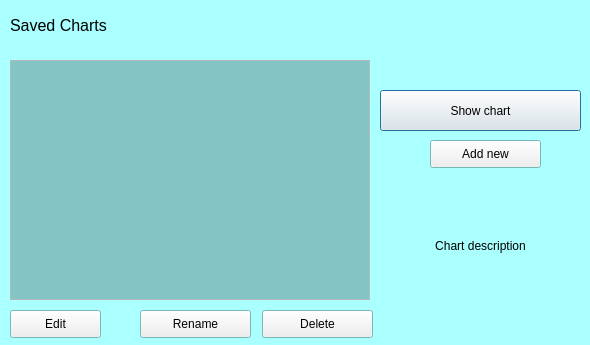
<?xml version="1.0" encoding="UTF-8"?>
<ui version="4.0">
 <class>Dialog</class>
 <widget class="QDialog" name="Dialog">
  <property name="geometry">
   <rect>
    <x>0</x>
    <y>0</y>
    <width>590</width>
    <height>345</height>
   </rect>
  </property>
  <property name="palette">
   <palette>
    <active>
     <colorrole role="Base">
      <brush brushstyle="SolidPattern">
       <color alpha="255">
        <red>255</red>
        <green>255</green>
        <blue>255</blue>
       </color>
      </brush>
     </colorrole>
     <colorrole role="Window">
      <brush brushstyle="SolidPattern">
       <color alpha="255">
        <red>170</red>
        <green>255</green>
        <blue>255</blue>
       </color>
      </brush>
     </colorrole>
    </active>
    <inactive>
     <colorrole role="Base">
      <brush brushstyle="SolidPattern">
       <color alpha="255">
        <red>255</red>
        <green>255</green>
        <blue>255</blue>
       </color>
      </brush>
     </colorrole>
     <colorrole role="Window">
      <brush brushstyle="SolidPattern">
       <color alpha="255">
        <red>170</red>
        <green>255</green>
        <blue>255</blue>
       </color>
      </brush>
     </colorrole>
    </inactive>
    <disabled>
     <colorrole role="Base">
      <brush brushstyle="SolidPattern">
       <color alpha="255">
        <red>170</red>
        <green>255</green>
        <blue>255</blue>
       </color>
      </brush>
     </colorrole>
     <colorrole role="Window">
      <brush brushstyle="SolidPattern">
       <color alpha="255">
        <red>170</red>
        <green>255</green>
        <blue>255</blue>
       </color>
      </brush>
     </colorrole>
    </disabled>
   </palette>
  </property>
  <property name="windowTitle">
   <string>Dialog</string>
  </property>
  <property name="windowIcon">
   <iconset>
    <normaloff>data/assets/graph.png</normaloff>data/assets/graph.png</iconset>
  </property>
  <widget class="QLabel" name="lbl_saved_charts">
   <property name="geometry">
    <rect>
     <x>10</x>
     <y>10</y>
     <width>351</width>
     <height>31</height>
    </rect>
   </property>
   <property name="font">
    <font>
     <pointsize>12</pointsize>
    </font>
   </property>
   <property name="text">
    <string>Saved Charts</string>
   </property>
  </widget>
  <widget class="QPushButton" name="btn_show">
   <property name="geometry">
    <rect>
     <x>380</x>
     <y>90</y>
     <width>201</width>
     <height>41</height>
    </rect>
   </property>
   <property name="text">
    <string>Show chart</string>
   </property>
   <property name="icon">
    <iconset>
     <normaloff>data/assets/graph.png</normaloff>data/assets/graph.png</iconset>
   </property>
   <property name="iconSize">
    <size>
     <width>30</width>
     <height>30</height>
    </size>
   </property>
   <property name="autoDefault">
    <bool>false</bool>
   </property>
   <property name="default">
    <bool>true</bool>
   </property>
  </widget>
  <widget class="QPushButton" name="btn_delete">
   <property name="geometry">
    <rect>
     <x>262</x>
     <y>310</y>
     <width>111</width>
     <height>28</height>
    </rect>
   </property>
   <property name="text">
    <string>Delete</string>
   </property>
   <property name="icon">
    <iconset>
     <normaloff>data/assets/close.png</normaloff>data/assets/close.png</iconset>
   </property>
   <property name="autoDefault">
    <bool>false</bool>
   </property>
  </widget>
  <widget class="QPushButton" name="btn_rename">
   <property name="geometry">
    <rect>
     <x>140</x>
     <y>310</y>
     <width>111</width>
     <height>28</height>
    </rect>
   </property>
   <property name="text">
    <string>Rename</string>
   </property>
   <property name="icon">
    <iconset>
     <normaloff>data/assets/rename.png</normaloff>data/assets/rename.png</iconset>
   </property>
   <property name="autoDefault">
    <bool>false</bool>
   </property>
  </widget>
  <widget class="QPushButton" name="btn_add">
   <property name="geometry">
    <rect>
     <x>430</x>
     <y>140</y>
     <width>111</width>
     <height>28</height>
    </rect>
   </property>
   <property name="text">
    <string>Add new</string>
   </property>
   <property name="icon">
    <iconset>
     <normaloff>data/assets/chart_setting.png</normaloff>data/assets/chart_setting.png</iconset>
   </property>
   <property name="autoDefault">
    <bool>false</bool>
   </property>
  </widget>
  <widget class="QLabel" name="lbl_description">
   <property name="geometry">
    <rect>
     <x>380</x>
     <y>190</y>
     <width>201</width>
     <height>111</height>
    </rect>
   </property>
   <property name="text">
    <string>Chart description</string>
   </property>
   <property name="alignment">
    <set>Qt::AlignCenter</set>
   </property>
   <property name="wordWrap">
    <bool>true</bool>
   </property>
  </widget>
  <widget class="QPushButton" name="btn_edit">
   <property name="geometry">
    <rect>
     <x>10</x>
     <y>310</y>
     <width>91</width>
     <height>28</height>
    </rect>
   </property>
   <property name="text">
    <string>Edit</string>
   </property>
   <property name="icon">
    <iconset>
     <normaloff>data/assets/chart_setting.png</normaloff>data/assets/chart_setting.png</iconset>
   </property>
   <property name="autoDefault">
    <bool>false</bool>
   </property>
  </widget>
  <widget class="QListWidget" name="lst_charts">
   <property name="geometry">
    <rect>
     <x>10</x>
     <y>60</y>
     <width>360</width>
     <height>240</height>
    </rect>
   </property>
   <property name="palette">
    <palette>
     <active>
      <colorrole role="Base">
       <brush brushstyle="SolidPattern">
        <color alpha="255">
         <red>131</red>
         <green>197</green>
         <blue>197</blue>
        </color>
       </brush>
      </colorrole>
      <colorrole role="Highlight">
       <brush brushstyle="SolidPattern">
        <color alpha="255">
         <red>170</red>
         <green>255</green>
         <blue>127</blue>
        </color>
       </brush>
      </colorrole>
      <colorrole role="HighlightedText">
       <brush brushstyle="SolidPattern">
        <color alpha="255">
         <red>0</red>
         <green>0</green>
         <blue>127</blue>
        </color>
       </brush>
      </colorrole>
     </active>
     <inactive>
      <colorrole role="Base">
       <brush brushstyle="SolidPattern">
        <color alpha="255">
         <red>131</red>
         <green>197</green>
         <blue>197</blue>
        </color>
       </brush>
      </colorrole>
      <colorrole role="Highlight">
       <brush brushstyle="SolidPattern">
        <color alpha="255">
         <red>170</red>
         <green>255</green>
         <blue>127</blue>
        </color>
       </brush>
      </colorrole>
      <colorrole role="HighlightedText">
       <brush brushstyle="SolidPattern">
        <color alpha="255">
         <red>0</red>
         <green>0</green>
         <blue>127</blue>
        </color>
       </brush>
      </colorrole>
     </inactive>
     <disabled>
      <colorrole role="Base">
       <brush brushstyle="SolidPattern">
        <color alpha="255">
         <red>170</red>
         <green>255</green>
         <blue>255</blue>
        </color>
       </brush>
      </colorrole>
      <colorrole role="Highlight">
       <brush brushstyle="SolidPattern">
        <color alpha="255">
         <red>170</red>
         <green>255</green>
         <blue>127</blue>
        </color>
       </brush>
      </colorrole>
      <colorrole role="HighlightedText">
       <brush brushstyle="SolidPattern">
        <color alpha="255">
         <red>0</red>
         <green>0</green>
         <blue>127</blue>
        </color>
       </brush>
      </colorrole>
     </disabled>
    </palette>
   </property>
   <property name="font">
    <font>
     <pointsize>12</pointsize>
    </font>
   </property>
   <property name="styleSheet">
    <string notr="true">selection-background-color: rgb(170, 255, 127);
selection-color: rgb(0, 0, 127);</string>
   </property>
   <property name="editTriggers">
    <set>QAbstractItemView::NoEditTriggers</set>
   </property>
   <property name="selectionMode">
    <enum>QAbstractItemView::SingleSelection</enum>
   </property>
   <property name="wordWrap">
    <bool>true</bool>
   </property>
   <property name="sortingEnabled">
    <bool>true</bool>
   </property>
  </widget>
 </widget>
 <resources/>
 <connections/>
</ui>
